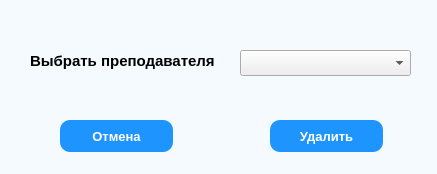
<?xml version="1.0" encoding="UTF-8"?>
<ui version="4.0">
 <class>Dialog</class>
 <widget class="QDialog" name="Dialog">
  <property name="geometry">
   <rect>
    <x>0</x>
    <y>0</y>
    <width>437</width>
    <height>174</height>
   </rect>
  </property>
  <property name="windowTitle">
   <string>Удалить</string>
  </property>
  <property name="styleSheet">
   <string notr="true">QDialog {
	background: #F5FaFE;
}

QLabel {
	font-weight: bold;
	font-size: 15px;
}

QPushButton {
	border-radius: 10px;
	background: #1E95FE;
	color: white;
	font-weight: bold;
	font-size: 13px;
}

QLineEdit {
	border: 1px solid black;
	border-radius: 10px;
	padding: 0px 8px;
}</string>
  </property>
  <widget class="QLabel" name="selectTeacherLsbel">
   <property name="geometry">
    <rect>
     <x>30</x>
     <y>50</y>
     <width>201</width>
     <height>21</height>
    </rect>
   </property>
   <property name="text">
    <string>Выбрать преподавателя</string>
   </property>
  </widget>
  <widget class="QComboBox" name="selectTeacherComboBox">
   <property name="geometry">
    <rect>
     <x>240</x>
     <y>50</y>
     <width>171</width>
     <height>26</height>
    </rect>
   </property>
  </widget>
  <widget class="QPushButton" name="cancelBtn">
   <property name="geometry">
    <rect>
     <x>60</x>
     <y>120</y>
     <width>113</width>
     <height>32</height>
    </rect>
   </property>
   <property name="cursor">
    <cursorShape>PointingHandCursor</cursorShape>
   </property>
   <property name="text">
    <string>Отмена</string>
   </property>
  </widget>
  <widget class="QPushButton" name="deleteBtn">
   <property name="geometry">
    <rect>
     <x>270</x>
     <y>120</y>
     <width>113</width>
     <height>32</height>
    </rect>
   </property>
   <property name="cursor">
    <cursorShape>PointingHandCursor</cursorShape>
   </property>
   <property name="text">
    <string>Удалить</string>
   </property>
  </widget>
 </widget>
 <resources/>
 <connections/>
</ui>
